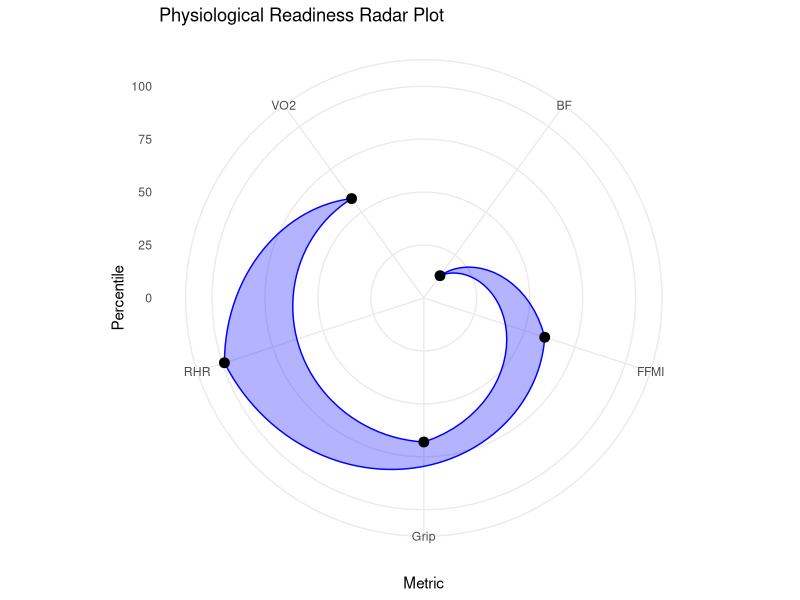

Source code (R):
#additional learning
# creating a radar graph for a "Readiness Assessment." I conduct performance testing for soldiers with
# various  equipment and metrics and would like to generate a report that equally weighs the metrics and provides
# a visual representation of their readiness as it pertains to health and performance. 

library(ggplot2)
library(dplyr)
library(tidyr)

#fake data
data <- data.frame(
  VO2 = 52,
  Grip = 55,
  BF = 25,
  FFMI = 20,
  RHR = 40
)

percentile <- function(x, ref) ecdf(ref)(x) * 100

# Example reference 
ref <- data.frame(
  VO2 = rnorm(100, 50, 5),
  Grip = rnorm(100, 50, 10),
  BF = rnorm(100, 20, 5),
  FFMI = rnorm(100, 19, 2),
  RHR = rnorm(100, 65, 10)
)

#normalizing to percentiles to have equal weight
scores <- data.frame(
  VO2 = percentile(data$VO2, ref$VO2),
  Grip = percentile(data$Grip, ref$Grip),
  BF = 100 - percentile(data$BF, ref$BF),   # lower is better
  FFMI = percentile(data$FFMI, ref$FFMI),
  RHR = 100 - percentile(data$RHR, ref$RHR) # lower is better
)

#trying to make a closeed geometric shape
radar_df_closed <- scores %>%
  pivot_longer(cols = everything(),
               names_to = "Metric",
               values_to = "Value")

ggplot(radar_df_closed, aes(x = Metric, y = Value, group = 1)) +
  geom_polygon(fill = "blue", alpha = 0.3, color = "blue") +
  geom_point(size = 3) +
  coord_polar() +
  ylim(0, 100) +
  theme_minimal() +
  labs(title = "Physiological Readiness Radar Plot",
       y = "Percentile")

radar_df_closed$Metric <- factor(
  radar_df_closed$Metric,
  levels = c("VO2", "RHR", "Grip", "FFMI", "BF")
)
